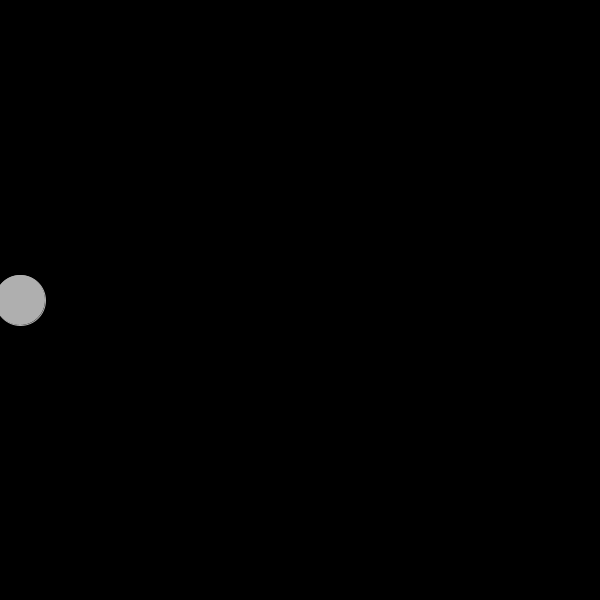
Frame 1 (no input)
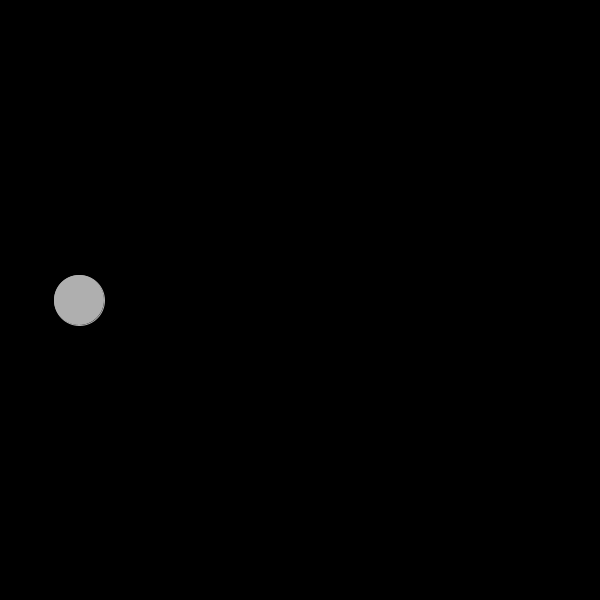
Frame 60 (the mouse pressed at the canvas centre just before this capture)
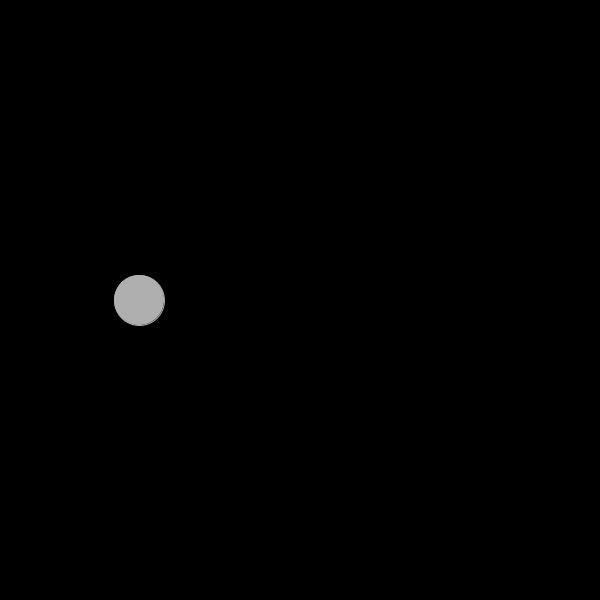
Frame 120 (the mouse held since frame 60 and released just before this capture)

The Processing sketch that drew these frames (run headless with seeded random() and noise(); from frame 60 on, the mouse is pressed at the canvas centre):

// Processing sketch: Keyla_examen_3
// ── Keyla_examen_3.pde
int Radio = 50;
int cuenta = 0;
void setup ( )
{
size(600 ,600 ) ;
background ( 0 ) ;
}
void draw ( )
{
background ( 0 ) ;
stroke(175 ) ;
fill(175 ) ;
println(" Iteraciones : " + cuenta ) ;
ellipse(20+cuenta , height /2 , Radio , Radio ) ;
cuenta ++;
}
